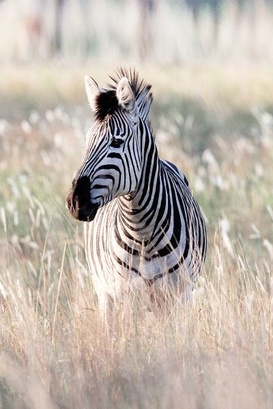
#> input picture inpdata/images/zebra.jpg, 273 x 409 px, shrunk from 400 x 600 before the run; the run also reads 1 picture not shown here
$ jupyter execute --allow-errors 012_segmentation.ipynb
#> lines starting #> are read from the running program, lines starting #| are printed output that depends on the picture; after the words box and inside, x2 and y2 are one past the last pixel; in counts of white or black regions, pixels touching at a corner belong together
# Texture segmentation

[cell 1]
import matplotlib.pyplot as plt
import numpy as np
import cv2
import pandas as pd


from skimage import io, img_as_ubyte, measure
from skimage.filters import threshold_otsu
from skimage.filters.rank import entropy
from skimage.morphology import disk, square, closing, binary_dilation, binary_erosion
from skimage.color import label2rgb, rgb2gray
from skimage.segmentation import clear_border
from scipy import ndimage

[cell 2]
img = io.imread("../inpdata/images/zebra.jpg", as_gray=True)
#> img: shape (409, 273) float64; min 0, max 0.999, mean 0.717
plt.imshow(img, cmap="gray")

[cell 3]
fig = plt.figure(figsize=(8, 8))
plt.hist(img_as_ubyte(img.flatten()), bins=255, range=(0, 255))
plt.show()
#> figure, not shown here; tallest bar 1659 high, from x = 195 to 196

[cell 4]
# Variance Calculation
kernel_size = 15
eimg = ndimage.uniform_filter(img, (kernel_size, kernel_size))
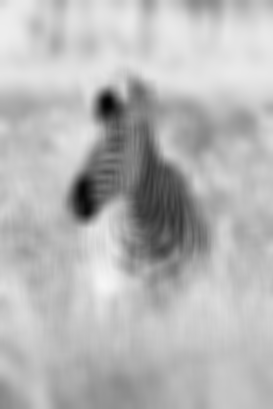
#> eimg: shape (409, 273) float64; min 0.0201, max 0.966, mean 0.717
eimgsq = ndimage.uniform_filter(img ** 2, (kernel_size, kernel_size))
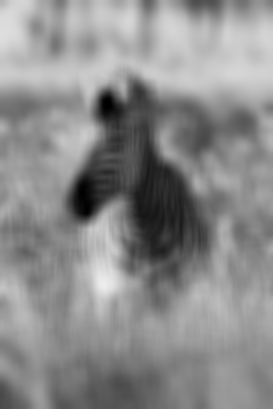
#> eimgsq: shape (409, 273) float64; min 0.00109, max 0.933, mean 0.549
dimg = eimgsq - eimg ** 2
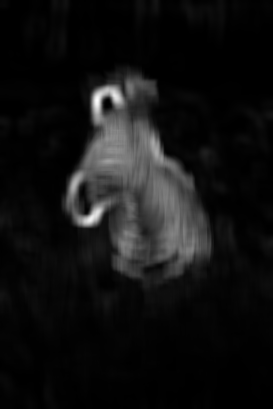
#> dimg: shape (409, 273) float64; min 1.29e-05, max 0.17, mean 0.0121; drawn with min black and max white

[cell 5]
fig = plt.figure(figsize=(7, 7))
plt.imshow(dimg, cmap = "gray")

# Entropy

[cell 6]
entropy_img = entropy(img_as_ubyte(img), disk(5))
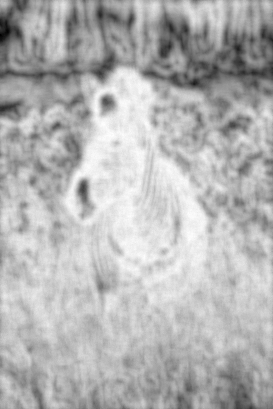
#> entropy_img: shape (409, 273) float64; min 1.11, max 6.19, mean 4.69; drawn with min black and max white

[cell 7]
fig = plt.figure(figsize=(7, 7))
plt.imshow(entropy_img, cmap="gray")

[cell 8]
thresh = threshold_otsu(entropy_img)
#> thresh = 4.45

[cell 9]
plt.imshow(np.digitize(entropy_img, bins=[thresh]))
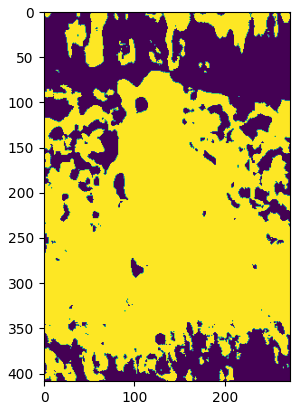
#> figure drawn by matplotlib, 1 panel

# Image segmentation followed by measurements

[cell 10]
img = img_as_ubyte(io.imread("../inpdata/images/cast_iron1.tif", as_gray=True))
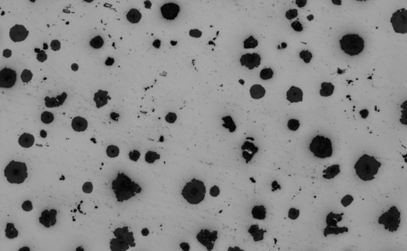
#> input picture inpdata/images/cast_iron1.tif, 407 x 251 px, shrunk from 597 x 369 before the run
#> img: shape (251, 407); min 2, max 168, mean 138.5
img

[cell 11]
plt.imshow(img, cmap = "gray")

[cell 12]
scale = 0.6 # microns / pixel

[cell 13]
plt.hist(img.flat, bins = 100, range=(0, 255))
plt.show()
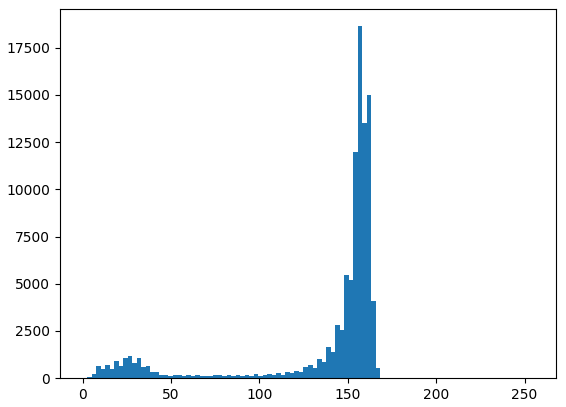
#> figure drawn by matplotlib, 1 panel; tallest bar 18639 high, from x = 155.5 to 158.1

[cell 14]
threshold = threshold_otsu(img)
#> threshold = 93
threshold
#> Out = 93

[cell 15]
thresholded_img = img < threshold
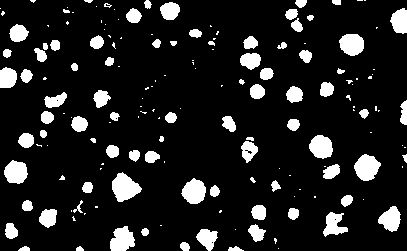
#> thresholded_img: shape (251, 407) bool; 12.6% white; 166 white regions (83 under 20 px), largest, box (x1, y1, x2, y2) and area: (112, 172, 142, 202) 563, (354, 154, 381, 181) 500, (110, 226, 135, 251) 460
plt.imshow(thresholded_img, cmap = "gray")

[cell 16]
eros_img = binary_erosion(thresholded_img, disk(3))
#> eros_img: shape (251, 407) bool; 4.7% white; 74 white regions (25 under 20 px), largest, box (x1, y1, x2, y2) and area: (115, 176, 139, 199) 329, (357, 157, 378, 178) 291, (184, 182, 203, 201) 261
dil_img = binary_dilation(eros_img, disk(3))
#> dil_img: shape (251, 407) bool; 11.2% white; 69 white regions (1 under 20 px), largest, box (x1, y1, x2, y2) and area: (112, 173, 142, 202) 551, (354, 154, 381, 181) 493, (181, 179, 206, 204) 450
dil_img = clear_border(dil_img)
plt.imshow(dil_img, cmap = "gray")

[cell 17]
labeled_img = measure.label(dil_img)
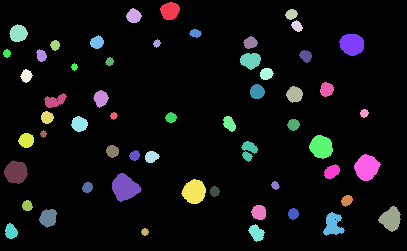
#> labeled_img: shape (251, 407) int32; 57 distinct labels, from 0 to 56; one colour per label, 0 black
plt.imshow(labeled_img)

[cell 18]
img_with_overlay = label2rgb(labeled_img, image = img)
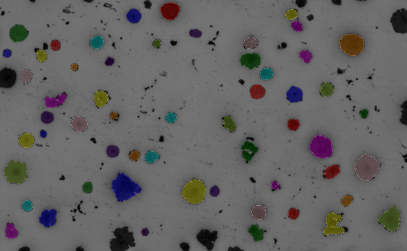
#> img_with_overlay: shape (251, 407, 3) float64; mean R, G, B 0.398, 0.394, 0.393
plt.imshow(img_with_overlay)

## Measure properties for segmented image

[cell 19]
props = measure.regionprops_table(labeled_img, img,
                                  properties=[
                                      "label", "area", "equivalent_diameter",
                                      "mean_intensity", "solidity"
                                  ])
#> props = 5 items

[cell 20]
df = pd.DataFrame(props)
#> df = table of 56 rows and 5 columns
df.head()
#> Out = table of 5 rows and 5 columns
